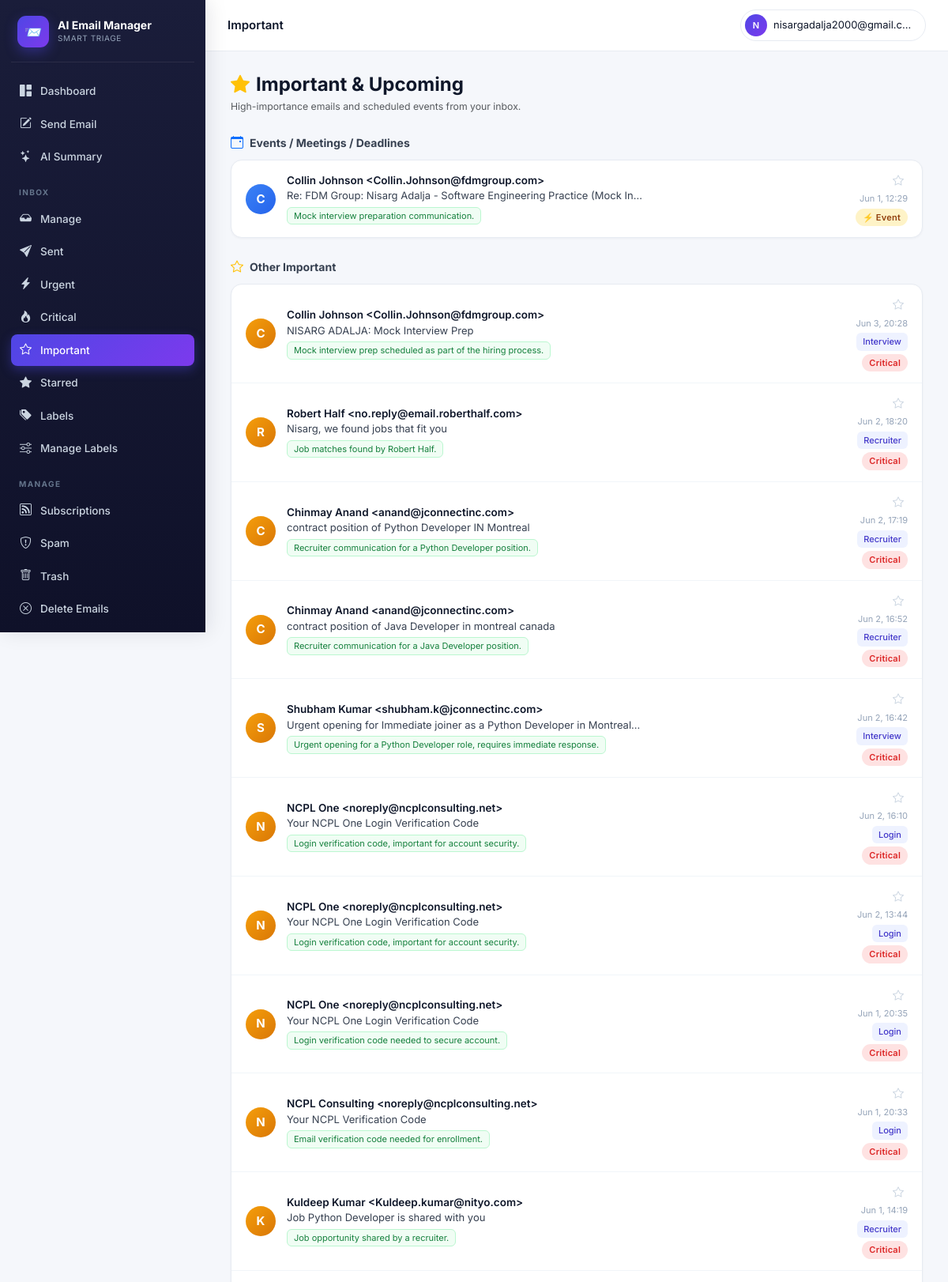
Screenshot of /accounts/important/ (signed in, upper part) with the database file from the repository.
### accounts/models.py (models this page shows, shortened)
class ClassifiedEmail(models.Model):
    user            = models.ForeignKey(User, on_delete=models.CASCADE, related_name="classified_emails")
    gmail_id        = models.CharField(max_length=64)
    thread_id       = models.CharField(max_length=64, blank=True)
    subject         = models.CharField(max_length=500, blank=True)
    sender          = models.CharField(max_length=300, blank=True)
    sender_email    = models.CharField(max_length=200, blank=True)
    snippet         = models.TextField(blank=True)
    received_at     = models.DateTimeField(null=True, blank=True)
    category        = models.ForeignKey(EmailCategory, on_delete=models.SET_NULL, null=True, blank=True)
    custom_category = models.ForeignKey(UserCustomCategory, on_delete=models.SET_NULL, null=True, blank=True)
    importance      = models.IntegerField(default=3)
    is_urgent       = models.BooleanField(default=False)
    is_event        = models.BooleanField(default=False)
    event_when      = models.CharField(max_length=120, blank=True)
    reason          = models.TextField(blank=True)
    action_taken    = models.CharField(max_length=16, default="kept")
    unsubscribe_url = models.URLField(max_length=1000, blank=True)
    classified_at   = models.DateTimeField(auto_now_add=True)
    class Meta:
        unique_together = [("user", "gmail_id")]
        indexes = [models.Index(fields=["user", "-received_at"])]

class EmailCategory(models.Model):
    slug         = models.SlugField(max_length=64, unique=True)
    name         = models.CharField(max_length=120)
    short_label  = models.CharField(max_length=32)
    group        = models.CharField(max_length=64)
    description  = models.TextField(blank=True)
    default_tier = models.CharField(max_length=16, choices=TIER_CHOICES, default="normal")

### accounts/views.py (the view)
# urls.py: path("important/",        views.important_view,  name="important"),
@login_required
def important_view(request):
    base = (ClassifiedEmail.objects.filter(user=request.user, importance__gte=4)
            .select_related("category"))
    events = base.filter(is_event=True).order_by("-importance", "-received_at")[:50]
    others = base.filter(is_event=False).order_by("-importance", "-received_at")[:50]
    return render(request, "important.html", {"events": events, "others": others})

### accounts/context_processors.py (called while the page is built)
def active_job(request):
    if not request.user.is_authenticated:
        return {}
    job = (ClassificationJob.objects
           .filter(user=request.user, status__in=["pending", "running"])
           .order_by("-id").first())
    return {"global_active_job": job}

### templates/important.html (shortened to what this page needs)
{% extends "base.html" %}{% block title %}Important{% endblock %}
{% block topbar_title %}Important{% endblock %}
{% block body %}
<div class="mb-4">
  <h4 class="mb-1 fw-bold" style="color:#0f172a"><i class="bi bi-star-fill text-warning me-2"></i>Important & Upcoming</h4>
  <p class="text-muted small mb-0">High-importance emails and scheduled events from your inbox.</p>
</div>
{% if events %}
<div class="mb-4">
  <div class="imp-section-title"><i class="bi bi-calendar-event text-primary"></i> Events / Meetings / Deadlines</div>
  <div class="card-modern p-0">
    <ul class="elist">
      {% for e in events %}
        <li class="elist-item" onclick="window.location='{% url 'email_detail' e.gmail_id %}?back=important'">
          <div class="elist-avatar" style="background:linear-gradient(135deg,#3b82f6,#2563eb)">{{ e.sender|slice:":1"|upper }}</div>
          <div class="elist-body">
            <div class="elist-sender">{{ e.sender|truncatechars:45 }}</div>
            <div class="elist-subject">{{ e.subject|truncatechars:70 }}</div>
            {% if e.reason %}<span class="reason-chip">{{ e.reason|truncatechars:80 }}</span>{% endif %}
          </div>
          <div class="elist-meta">
            <button class="star-btn" data-mid="{{ e.gmail_id }}" data-starred="0" onclick="toggleStar(event,this)" title="Star this email"><i class="bi bi-star"></i></button>
            <span class="elist-time local-ts" data-ts="{{ e.received_at|date:'c' }}">{{ e.received_at|date:"M d, H:i" }}</span>
            <span class="badge-tier tier-important">⚡ Event</span>
          </div>
        </li>
      {% empty %}
        <li class="elist-empty" style="padding:28px"><i class="bi bi-calendar"></i><strong>No upcoming events</strong></li>
      {% endfor %}
    </ul>
  </div>
</div>
{% endif %}
<div>
  <div class="imp-section-title"><i class="bi bi-star text-warning"></i> Other Important</div>
  <div class="card-modern p-0">
    <ul class="elist">
      {% for e in others %}
        <li class="elist-item" onclick="window.location='{% url 'email_detail' e.gmail_id %}?back=important'">
          <div class="elist-avatar" style="background:linear-gradient(135deg,#f59e0b,#d97706)">{{ e.sender|slice:":1"|upper }}</div>
          <div class="elist-body">
            <div class="elist-sender">{{ e.sender|truncatechars:45 }}</div>
            <div class="elist-subject">{{ e.subject|truncatechars:70 }}</div>
            {% if e.reason %}<span class="reason-chip">{{ e.reason|truncatechars:80 }}</span>{% endif %}
          </div>
          <div class="elist-meta">
            <button class="star-btn" data-mid="{{ e.gmail_id }}" data-starred="0" onclick="toggleStar(event,this)" title="Star this email"><i class="bi bi-star"></i></button>
            <span class="elist-time local-ts" data-ts="{{ e.received_at|date:'c' }}">{{ e.received_at|date:"M d, H:i" }}</span>
            {% if e.category %}<span class="badge-cat">{{ e.category.short_label }}</span>{% endif %}
            {% if e.importance >= 5 %}<span class="badge-tier tier-critical">Critical</span>
            {% else %}<span class="badge-tier tier-important">High</span>{% endif %}
          </div>
        </li>
      {% empty %}
        <li class="elist-empty">
          <i class="bi bi-star"></i>
          <strong>No important emails yet</strong>
          <p class="small mt-1 mb-0">Run AI classification to surface high-importance emails.</p>
        </li>
      {% endfor %}
    </ul>
  </div>
</div>
{% endblock %}

### templates/base.html (shortened to what this page needs)
{% load static %}
<!doctype html>
<html lang="en">
<head>
<link href="https://cdn.jsdelivr.net/npm/bootstrap@5.3.3/dist/css/bootstrap.min.css" rel="stylesheet">
<link href="https://cdn.jsdelivr.net/npm/bootstrap-icons@1.11.3/font/bootstrap-icons.css" rel="stylesheet">
</head>
<body>
<div class="app-shell">
  <aside class="sidebar" id="sidebar">
    <div class="brand">
      <div class="brand-logo">📨</div>
      <div>
        <div class="brand-name">AI Email Manager</div>
        <div class="brand-sub">Smart triage</div>
      </div>
    </div>
    <nav>
      <a class="side-link {% if request.resolver_match.url_name == 'dashboard' %}active{% endif %}" href="{% url 'dashboard' %}">
        <i class="bi bi-grid-1x2-fill"></i> Dashboard
      </a>
      <button class="side-link" style="background:none;border:none;width:100%;cursor:pointer;text-align:left"
              onclick="openComposeModal()">
        <i class="bi bi-pencil-square"></i> Send Email
      </button>
      <a class="side-link {% if request.resolver_match.url_name == 'email_summary' %}active{% endif %}" href="{% url 'email_summary' %}">
        <i class="bi bi-stars"></i> AI Summary
      </a>
      <div class="side-section">Inbox</div>
      <a class="side-link {% if request.resolver_match.url_name == 'manage_emails' %}active{% endif %}" href="{% url 'manage_emails' %}">
        <i class="bi bi-inbox-fill"></i> Manage
      </a>
      <a class="side-link {% if request.resolver_match.url_name == 'sent' %}active{% endif %}" href="{% url 'sent' %}">
        <i class="bi bi-send-fill"></i> Sent
      </a>
      <a class="side-link {% if request.resolver_match.url_name == 'action_needed' %}active{% endif %}" href="{% url 'action_needed' %}">
        <i class="bi bi-lightning-charge-fill"></i> Urgent
      </a>
      <a class="side-link {% if request.resolver_match.url_name == 'urgent' %}active{% endif %}" href="{% url 'urgent' %}">
        <i class="bi bi-fire"></i> Critical
      </a>
      <a class="side-link {% if request.resolver_match.url_name == 'important' %}active{% endif %}" href="{% url 'important' %}">
        <i class="bi bi-star"></i> Important
      </a>
      <a class="side-link {% if request.resolver_match.url_name == 'starred' %}active{% endif %}" href="{% url 'starred' %}">
        <i class="bi bi-star-fill"></i> Starred
      </a>
      <a class="side-link {% if request.resolver_match.url_name == 'labels' %}active{% endif %}" href="{% url 'labels' %}">
        <i class="bi bi-tags-fill"></i> Labels
      </a>
      <a class="side-link {% if request.resolver_match.url_name == 'manage_labels' %}active{% endif %}" href="{% url 'manage_labels' %}">
        <i class="bi bi-sliders"></i> Manage Labels
      </a>
      <div class="side-section">Manage</div>
      <a class="side-link {% if request.resolver_match.url_name == 'subscriptions' %}active{% endif %}" href="{% url 'subscriptions' %}">
        <i class="bi bi-rss"></i> Subscriptions
      </a>
      <a class="side-link {% if request.resolver_match.url_name == 'spam' %}active{% endif %}" href="{% url 'spam' %}">
        <i class="bi bi-shield-exclamation"></i> Spam
      </a>
      <a class="side-link {% if request.resolver_match.url_name == 'trash' %}active{% endif %}" href="{% url 'trash' %}">
        <i class="bi bi-trash"></i> Trash
      </a>
      <a class="side-link {% if request.resolver_match.url_name == 'delete_emails' %}active{% endif %}" href="{% url 'delete_emails' %}">
        <i class="bi bi-x-circle"></i> Delete Emails
      </a>
      <div class="side-section">Settings</div>
    </nav>
  </aside>
  <div class="main-wrap">
    <header class="topbar">
      <div class="topbar-left">
        <div class="topbar-title">{% block topbar_title %}{% endblock %}</div>
      </div>
      <div class="topbar-right">
        <div class="dropdown">
          <button class="user-chip dropdown-toggle" data-bs-toggle="dropdown" aria-expanded="false">
            <span class="user-avatar">{{ user.email|slice:":1"|upper }}</span>
            <span class="d-none d-sm-inline" style="max-width:180px;overflow:hidden;text-overflow:ellipsis;white-space:nowrap">{{ user.email }}</span>
          </button>
        </div>
      </div>
    </header>
    <main class="main">
      {% block body %}{% endblock %}
    </main>
  </div>
</div>
</body>
</html>

### templates/important.html (style rules this page uses)
.imp-section-title { display:flex;align-items:center;gap:8px;font-size:14px;font-weight:700;color:#374151;margin:0 0 10px }
.imp-section-title i { font-size:16px }
.reason-chip { background:#f0fdf4;color:#15803d;border:1px solid #bbf7d0;border-radius:6px;font-size:11px;padding:2px 8px;margin-top:4px;display:inline-block }

### rows the page displays
ClassifiedEmail: sender "C", sender "Collin Johnson <Collin.Johnson@fdmgroup.com>", subject "Re: FDM Group: Nisarg Adalja - Software Engineering Practice (Mock In…", reason "Mock interview preparation communication."
ClassifiedEmail: sender "C", sender "Collin Johnson <Collin.Johnson@fdmgroup.com>", subject "NISARG ADALJA: Mock Interview Prep", reason "Mock interview prep scheduled as part of the hiring process.", category.short_label "Interview", importance "Critical"
ClassifiedEmail: sender "R", sender "Robert Half <no.reply@email.roberthalf.com>", subject "Nisarg, we found jobs that fit you", reason "Job matches found by Robert Half.", category.short_label "Recruiter", importance "Critical"
ClassifiedEmail: sender "C", sender "Chinmay Anand <anand@jconnectinc.com>", subject "contract position of Python Developer IN Montreal", reason "Recruiter communication for a Python Developer position.", category.short_label "Recruiter", importance "Critical"
ClassifiedEmail: sender "C", sender "Chinmay Anand <anand@jconnectinc.com>", subject "contract position of Java Developer in montreal canada", reason "Recruiter communication for a Java Developer position.", category.short_label "Recruiter", importance "Critical"
ClassifiedEmail: sender "S", sender "Shubham Kumar <shubham.k@jconnectinc.com>", subject "Urgent opening for Immediate joiner as a Python Developer in Montreal…", reason "Urgent opening for a Python Developer role, requires immediate response.", category.short_label "Interview", importance "Critical"
ClassifiedEmail: sender "N", sender "NCPL One <noreply@ncplconsulting.net>", subject "Your NCPL One Login Verification Code", reason "Login verification code, important for account security.", category.short_label "Login", importance "Critical"
ClassifiedEmail: sender "N", sender "NCPL One <noreply@ncplconsulting.net>", subject "Your NCPL One Login Verification Code", reason "Login verification code, important for account security.", category.short_label "Login", importance "Critical"
ClassifiedEmail: sender "N", sender "NCPL One <noreply@ncplconsulting.net>", subject "Your NCPL One Login Verification Code", reason "Login verification code needed to secure account.", category.short_label "Login", importance "Critical"
ClassifiedEmail: sender "N", sender "NCPL Consulting <noreply@ncplconsulting.net>", subject "Your NCPL Verification Code", reason "Email verification code needed for enrollment.", category.short_label "Login", importance "Critical"
ClassifiedEmail: sender "K", sender "Kuldeep Kumar <Kuldeep.kumar@nityo.com>", subject "Job Python Developer is shared with you", reason "Job opportunity shared by a recruiter.", category.short_label "Recruiter", importance "Critical"

### other values shown
{{ user.email|slice:":1"|upper }} "N"
{{ user.email }} "nisargadalja2000@gmail.c…"
